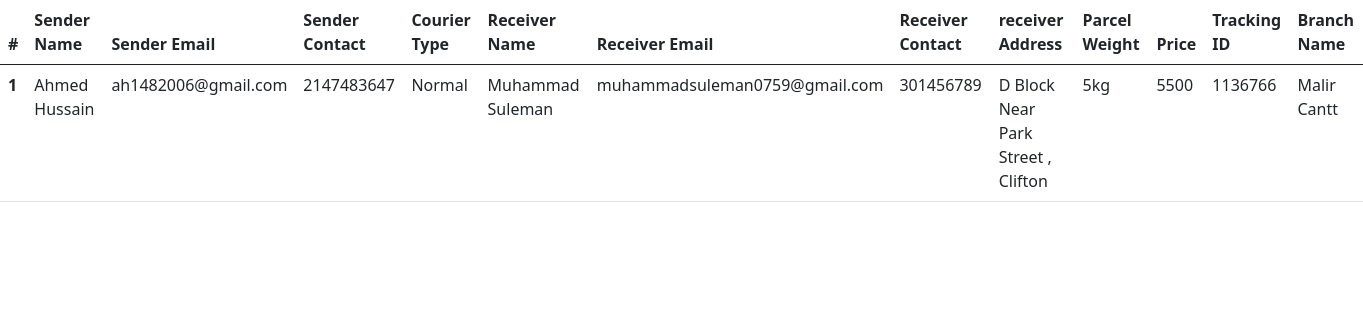
The app's page /admindashboard/shipmentreport.php?id=1 with its own data.
### tables this page shows
CREATE TABLE `courier` (
  `courier_id` int(11) NOT NULL,
  `sender_name` varchar(255) DEFAULT NULL,
  `sender_email` varchar(255) DEFAULT NULL,
  `sender_contact` int(15) DEFAULT NULL,
  `sender_address` varchar(255) DEFAULT NULL,
  `courier_type` varchar(255) DEFAULT NULL,
  `receiver_name` varchar(255) DEFAULT NULL,
  `receiver_email` varchar(255) NOT NULL,
  `receiver_contact` int(15) NOT NULL,
  `receiver_address` varchar(255) DEFAULT NULL,
  `parcel_weight` varchar(100) DEFAULT NULL,
  `price` int(50) DEFAULT NULL,
  `date` timestamp NOT NULL DEFAULT current_timestamp() ON UPDATE current_timestamp(),
  `status` varchar(20) DEFAULT 'Pending',
  `tracking_no` varchar(255) DEFAULT NULL,
  `branch_id` int(11) DEFAULT NULL
);

CREATE TABLE `branch` (
  `branch_id` int(11) NOT NULL,
  `branch_name` varchar(255) DEFAULT NULL
);

### admindashboard/shipmentreport.php (the view, shortened to what this page needs)
<?php
include "../connection.php";
?>
<!doctype html>
<html lang="en">
  <head>
    <link href="https://cdn.jsdelivr.net/npm/bootstrap@5.0.2/dist/css/bootstrap.min.css" rel="stylesheet">
  </head>
  <body>
  <?php
	 if(isset($_GET['id'])){
		$shipmentdownload=mysqli_query($connection,"SELECT courier.*,branch.branch_name
       FROM courier JOIN branch on branch.branch_id = courier.branch_id where courier_id= '".$_GET['id']."'");
		$value = mysqli_fetch_assoc($shipmentdownload);
		?>
  <table class="table  table-hover">
                                                        <thead>
                                                            <tr>
                                                                <th>#</th>
                                                                <th>Sender Name</th>
                                                                <th>Sender Email</th>
                                                                <th>Sender Contact</th>
                                                                <th>Courier Type</th>
                                                                <th>Receiver Name</th>
                                                                <th>Receiver Email</th>
                                                                <th>Receiver Contact</th>
                                                                <th>receiver Address</th>
                                                                <th>Parcel Weight</th>
                                                                <th>Price</th>
                                                                <th>Tracking ID</th>
                                                                <th>Branch Name</th>
                                                            </tr>
                                                        </thead>
                                                        <tbody>
                                                            <tr>
                                                                <th scope="row"><?php echo $value['courier_id']  ?></th>
                                                                <td><?php echo $value['sender_name']  ?></td>
                                                                <td><?php echo $value['sender_email']  ?></td>
                                                                <td><?php echo $value['sender_contact']  ?></td>
                                                                <td><?php echo $value['courier_type']  ?></td>
                                                                <td><?php echo $value['receiver_name']  ?></td>
                                                                <td><?php echo $value['receiver_email']  ?></td>
                                                                <td><?php echo $value['receiver_contact']  ?></td>
                                                                <td><?php echo $value['receiver_address']  ?></td>
                                                                <td><?php echo $value['parcel_weight']  ?></td>
                                                                <td><?php echo $value['price']  ?></td>
                                                                <td><?php echo $value['tracking_no']  ?></td>
                                                                <td><?php echo $value['branch_name']  ?></td>
                                                            </tr>
                                                        </tbody>
                                                    </table>
                                                    <?php
                                                        }
                                                        ?>
  </body>
</html>

### records on screen
courier: courier_id "1", sender_name "Ahmed Hussain", sender_email "ah1482006@gmail.com", sender_contact "2147483647", courier_type "Normal", receiver_name "Muhammad Suleman", receiver_email "muhammadsuleman0759@gmail.com", receiver_contact "301456789", receiver_address "D Block Near Park Street , Clifton", parcel_weight "5kg", price "5500", tracking_no "1136766", branch.branch_name "Malir Cantt"
